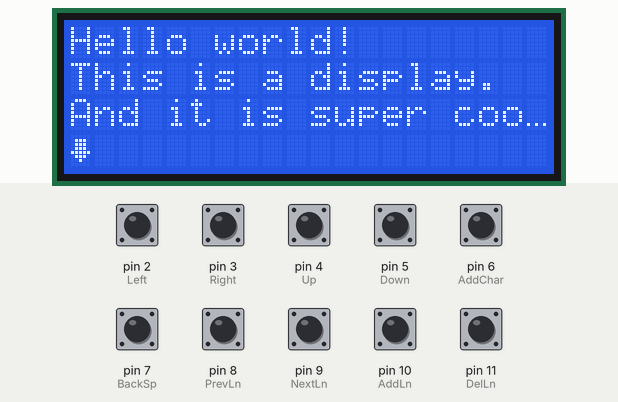
A sketch run on a simulated Arduino Uno, built with avr-gcc and run on an emulated ATmega328P. Parts: 20×4 character LCD. Inputs (shaded band) come from the test bench; at power-on: pin 2 (Left), pin 3 (Right), pin 4 (Up), pin 5 (Down), pin 6 (AddChar), pin 7 (BackSp), pin 8 (PrevLn), pin 9 (NextLn), pin 10 (AddLn), pin 11 (DelLn) HIGH. What the sketch prints to the serial monitor is not drawn.

Above: at 1.3 s.
1.4 s: pin 4 (Up) pulled LOW for 1 s
At 3.4 s:
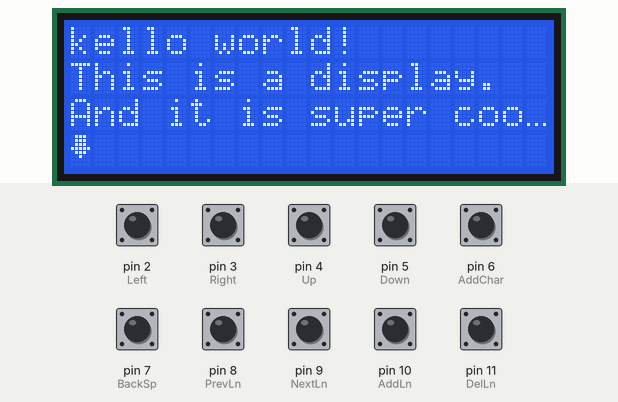
3.9 s: pin 8 (PrevLn) pulled LOW for 1 s
At 5.8 s:
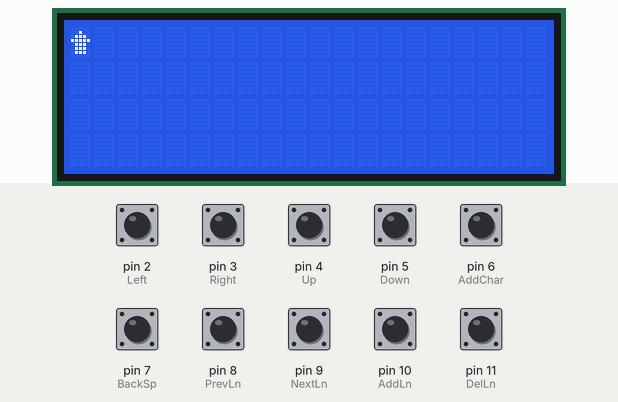
6.4 s: pin 9 (NextLn) pulled LOW for 0.15 s
At 7.4 s:
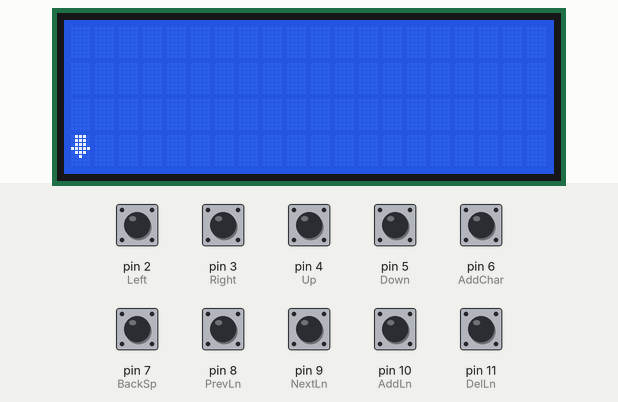
9.5 s: pin 6 (AddChar) pulled LOW for 1 s
At 10.77 s:
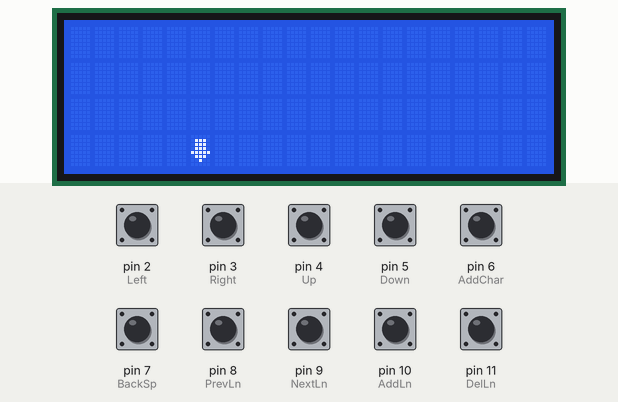
12.0 s: pin 2 (Left) pulled LOW for 0.15 s
At 13.0 s:
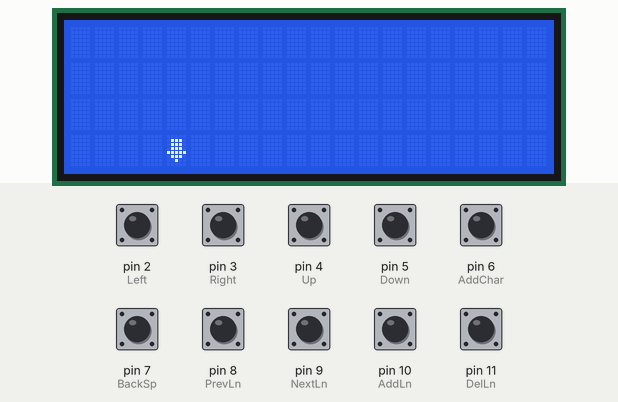
13.6 s: pin 3 (Right) pulled LOW for 1 s
Timing chart, 0 to 16.6 s (numbered marks = the images above; inputs shaded):
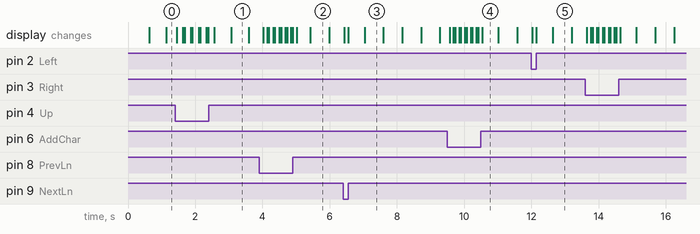

The sketch:

Editable_20x4_I2C_Display.ino
```cpp
#include <Wire.h> //<SoftwareWire.h>
#include <hd44780.h>                       // main hd44780 header
#include <hd44780ioClass/hd44780_I2Cexp.h> // i2c expander i/o class header
 //SoftwareWire init(A0, A1);
hd44780_I2Cexp lcd; //(init);

const int Left = 2,
  Right = 3,
  Up = 4,
  Down = 5,
  AddChar = 6,
  BackSp = 7,
  PrevLn = 8,
  NextLn = 9,
  AddLn = 10,
  DelLn = 11; // Initialize inputs

unsigned long lastDebounceTime = 0, lastCursorTime = 0, currentTime = 0;
const unsigned long debounceDelay = 125,
  dispDebounce = 50; // Debounce time in milliseconds

// Define max lines and track current count
const int MAX_LINES = 64;
String text[MAX_LINES] = {
  "Hello world!",
  "This is a display.",
  "And it is super cool!"
}; // Pre-allocate array
String displayedText[3] = {
  text[0],
  text[1],
  text[2]
};
int numLines = 4; // Track actual lines used
String currentLine = text[0], cursorDir = "down";
int cursorIDX[2] = { 0, 0 }, textStart[3] = { 0, 0, 0 }, textEnd[3] = {
  text[0].length(),
  text[1].length(),
  text[2].length()
}, charIndex = 0, lineNum = 0, firstLine = 0, lastLine = 2;
char currentChar = 'a';
bool cursorTouch = true;

byte cursorUpTouch[8] = {
  0b00100,
  0b01110,
  0b11111,
  0b01110,
  0b01110,
  0b01110,
  0b00000,
  0b00000
}; //cursor texture when touching character above it

byte cursorUpNoTouch[8] = {
  0b00000,
  0b00100,
  0b01110,
  0b11111,
  0b01110,
  0b01110,
  0b01110,
  0b00000
}; //cursor texture when NOT touching character above it

byte cursorDownTouch[8] = {
  0b00000,
  0b01110,
  0b01110,
  0b01110,
  0b11111,
  0b01110,
  0b00100,
  0b00000
}; //cursor texture when touching character below it

byte cursorDownNoTouch[8] = {
  0b01110,
  0b01110,
  0b01110,
  0b11111,
  0b01110,
  0b00100,
  0b00000,
  0b00000
}; //cursor texture when NOT touching character below it

byte textCont[8] = {
  0b00000,
  0b00000,
  0b00000,
  0b00000,
  0b00000,
  0b00000,
  0b10101,
  0b00000
}; //...

byte backSlash[8] = {
  0b00000,
  0b10000,
  0b01000,
  0b00100,
  0b00010,
  0b00001,
  0b00000,
  0b00000
}; //handle backslash '\' printing

//ASCII Character dictionary for LCD and String var "text" to use
char ASCII[] = {'a','A','b','B','c','C','d','D','e','E','f','F',
                'g','G','h','H','i','I','j','J','k','K','l','L',
                'm','M','n','N','o','O','p','P','q','Q','r','R',
                's','S','t','T','u','U','v','V','w','W','x','X',
                'y','Y','z','Z','1','2','3','4','5','6','7','8',
                '9','0','!','@','#','$','%','^','&','*','(',')',
                '-','_','=','+','[','{',']','}','\\','|',',','<',
                '.','>','/','?',';',':','\'','"',' '};

// Function to find the index of a character in the ASCII array
int indexOf(char value) {
  for (int i = 0; i < sizeof(ASCII); i++) {
    if (ASCII[i] == value) {
      return i;
    }
  }
  return 0; // Default to first character if not found
}

// Add this function to handle special character display
void lcdPrintStr(String str) {
  for (int i = 0; i < str.length(); i++) {
    if (str.charAt(i) == '\\') { // Our custom backslash character code
      lcd.write(byte(5));
    } else {
      lcd.print(str.charAt(i));
    }
  }
}

void lcdPrintScrn() {
  lcd.clear();

  for (int i = 0; i < min(numLines, 3); i++) {

    int actualLine = firstLine + i;
    String Line = text[actualLine];

    int pStart = constrain(textStart[actualLine], 0, Line.length());
    int pEnd = constrain(pStart + 20, pStart, Line.length());

    lcd.setCursor(0, i);
    lcdPrintStr(Line.substring(pStart, pEnd));

    // LEFT ellipsis
    if (pStart > 0) {
      lcd.setCursor(0, i);
      lcd.write(byte(4));
    }

    // RIGHT ellipsis
    if (pEnd < Line.length()) {
      lcd.setCursor(19, i);
      lcd.write(byte(4));
    }
  }

  int cursorRow = (cursorDir == "down") ? 3 : 0;

  if (cursorDir == "down") {
    cursorRow = 3; // bottom row
  } else {
    cursorRow = 0; // top row
  }

  // Clear cursor row so it doesn't leave artifacts
  lcd.setCursor(0, cursorRow);
  for (int i = 0; i < 20; i++) lcd.print(" ");

  // Draw cursor
  lcd.setCursor(cursorIDX[0], cursorRow);

  if (cursorTouch) {
    lcd.write(byte(cursorDir == "down" ? 2 : 0));
  } else {
    lcd.write(byte(cursorDir == "down" ? 3 : 1));
  }
}

void displayToSerial(String log = "") {
  unsigned int minutes = floor(millis() / 60000);
  int seconds = int(floor(millis() / 1000)) % 60, milliseconds = millis() % 1000;
  /* Serial.print("\033[H\033[2J");  // Clear terminal
  Serial.flush(); */
  for (int i = 0; i < 5; i++) Serial.println(" ");
  if (log != "") {
    Serial.println(log);
  }
  Serial.println("Line Editor Status:");
  Serial.println("Current Time: " + String(minutes) + ":" + String(seconds) + "." + String(milliseconds));
  Serial.println("Line " + String(lineNum) + ": " + currentLine);
  Serial.println("Cursor: [" + String(cursorIDX[0]) + "," + String(cursorIDX[1]) + "]");
  Serial.println("Current Char: " + String(currentChar));
  Serial.println("Line range: [" + String(firstLine) + "," + String(lastLine) + "]");
}

void setup() {
  Wire.begin(); //init.begin();
  Serial.begin(9600);
  int status = lcd.begin(20, 4);

  lcd.createChar(0, cursorUpTouch); //create a new character
  lcd.createChar(1, cursorUpNoTouch); //create a new character
  lcd.createChar(2, cursorDownTouch); //create a new character
  lcd.createChar(3, cursorDownNoTouch); //create a new character
  lcd.createChar(4, textCont); //create a new character
  lcd.createChar(5, backSlash); //create custom backslash

  lcd.begin(20, 4); //LCD is 20 chars long and 4 chars wide
  for (int i = 2; i < 12; i++) {
    pinMode(i, INPUT_PULLUP);
  }
  lineNum = 0;
  currentLine = text[lineNum];
  //cursorIDX = {0,0};
  currentChar = currentLine.charAt(cursorIDX[0]);
  charIndex = indexOf(currentChar);
}

void loop() {
  currentTime = millis();
  lineNum = (lineNum + numLines) % numLines;
  currentLine = text[lineNum];
  currentChar = currentLine.charAt(cursorIDX[0] + textStart[lineNum]);
  if (currentLine.length() > 20) {
    textStart[lineNum] = constrain(textStart[lineNum], 0, currentLine.length() - 16);
    textEnd[lineNum] = textStart[lineNum] + 19;
    cursorIDX[0] = constrain(cursorIDX[0], 0, 19);
  } else {
    textStart[lineNum] = 0;
    textEnd[lineNum] = currentLine.length() - 1;
    cursorIDX[0] = constrain(cursorIDX[0], 0, currentLine.length() - 1);
  }

  // Handle button presses with debounce
  if (currentTime - lastDebounceTime > debounceDelay - dispDebounce) {
    if ((digitalRead(Left) == LOW) || (digitalRead(Right) == LOW) ||
      (digitalRead(Up) == LOW) || (digitalRead(Down) == LOW) ||
      (digitalRead(AddChar) == LOW) || (digitalRead(BackSp) == LOW) ||
      (digitalRead(PrevLn) == LOW) || (digitalRead(NextLn) == LOW) ||
      (digitalRead(AddLn) == LOW) || (digitalRead(DelLn) == LOW)) {
      lastCursorTime = currentTime;
      if ((digitalRead(Left) == LOW) || (digitalRead(Right) == LOW)) {
        cursorTouch = false;
      } else {
        cursorTouch = true;
      }
      if (numLines > 0) currentLine = text[lineNum];
      if (currentLine.length() > 0) {
        Serial.println("Valid.");
        currentChar = currentLine.charAt(cursorIDX[0] + textStart[lineNum]);
        charIndex = indexOf(currentChar);
      }
    }
    lastDebounceTime = currentTime;
    lcd.clear();

    // Move cursor left
    if ((digitalRead(Left) == LOW) && (currentLine.length() > 0)) {
      if (cursorIDX[0] > 0) {
        cursorIDX[0]--;
      } else if (textStart[lineNum] == 0) { //wrap around
        cursorIDX[0] = constrain(cursorIDX[0], currentLine.length() - 1, 19);
        textStart[lineNum] = currentLine.length() - 20;
      } else {
        textStart[lineNum]--;
      }
      displayToSerial("Moving Cursor left.");
    }

    // Move cursor right
    if (((digitalRead(Right) == LOW) && (currentLine.length() > 0)) ||
      ((digitalRead(AddChar) == LOW) && (currentLine.length() > 19))) {
      if ((cursorIDX[0] < 19) && (cursorIDX[0] < currentLine.length() - 1)) {
        cursorIDX[0]++;
      } else if (textEnd[lineNum] == currentLine.length() - 1) { //wrap around
        cursorIDX[0] = 0;
        textStart[lineNum] = 0;
      } else {
        textStart[lineNum]++;
      }
      displayToSerial("Moving Cursor right.");
    }

    // Change character (up)
    if (digitalRead(Up) == LOW) {
      charIndex = (charIndex + 1) % sizeof(ASCII);
      currentLine.setCharAt(cursorIDX[0] + textStart[lineNum], ASCII[charIndex]);
      text[lineNum] = currentLine;
      displayToSerial("Changing char at Cursor up.");
    }

    // Change character (down)
    if (digitalRead(Down) == LOW) {
      charIndex = (charIndex - 1 + sizeof(ASCII)) % sizeof(ASCII);
      currentLine.setCharAt(cursorIDX[0] + textStart[lineNum], ASCII[charIndex]);
      text[lineNum] = currentLine;
      displayToSerial("Changing char at Cursor down.");
    }

    //Add character to end
    if (digitalRead(AddChar) == LOW) {
      currentLine = currentLine + " ";
      if (currentLine.length() > 20) {
        textStart[lineNum] = currentLine.length() - 19;
        cursorIDX[0] = 19;
      }
      cursorIDX[0] = constrain(cursorIDX[0], currentLine.length() - 1, 19);
      textStart[lineNum] = constrain(textStart[lineNum], 0, currentLine.length() - 20);
      text[lineNum] = currentLine;
      displayToSerial("Adding char to end.");
    }

    //Remove character at cursor
    if (digitalRead(BackSp) == LOW) {
      if (currentLine.length() > 0) {
        if (cursorIDX[0] + textStart[lineNum] == 0) {
          currentLine = currentLine.substring(1, currentLine.length());
        } else if (cursorIDX[0] + textStart[lineNum] == currentLine.length() - 1) {
          currentLine = currentLine.substring(0, currentLine.length() - 1);
          cursorIDX[0] = constrain(cursorIDX[0], currentLine.length() - 1, 19);
          if (currentLine.length() > 20) {
            textStart[lineNum]--;
            cursorIDX[0] = 19;
          }
        } else {
          currentLine = currentLine.substring(0, cursorIDX[0] + textStart[lineNum]) +
            currentLine.substring(cursorIDX[0] + textStart[lineNum] + 1, currentLine.length());
        }
      }
      if (currentLine.length() < 2) {
        textStart[lineNum] = 0;
      }
      text[lineNum] = currentLine;
      displayToSerial("Removing char at Cursor.");
    }

    //Previous line; Move cursor up
    if ((digitalRead(PrevLn) == LOW) && (numLines > 0)) {
      cursorDir = "up";
      lineNum = (lineNum - 1 + numLines) % numLines;
      currentLine = text[lineNum];
      if (cursorIDX[1] + firstLine > 0) {
        cursorIDX[1]--;
      } else if (firstLine == 0) { //wrap around
        cursorIDX[1] = constrain(cursorIDX[1], 0, 3);
        firstLine = sizeof(text) - 3;
      } else {
        firstLine--;
        lastLine--;
      }
      displayToSerial("Moving Cursor up.");
    }

    //Next line; Move cursor down
    if ((digitalRead(NextLn) == LOW) && (numLines > 0)) {
      cursorDir = "down";

      lineNum = (lineNum + 1) % numLines;
      currentLine = text[lineNum];
      cursorIDX[1]++;
      if (cursorIDX[1] > 2 || cursorIDX[1] >= numLines) {
        cursorIDX[1] = 0;
        firstLine = 0;
        lastLine = min(2, numLines - 1);
      }

      cursorIDX[0] = 0;
      textStart[lineNum] = 0;
      displayToSerial("Moving Cursor down.");
    }

    //Add new line
    if (digitalRead(AddLn) == LOW) {
      if (numLines < MAX_LINES) {
        // Shift all lines after current position
        for (int i = numLines; i > lineNum + 1; i--) {
          text[i] = text[i - 1];
        }
        text[lineNum + 1] = " "; // Create empty line
        numLines++;
        lineNum++; // Move to new line
        currentLine = text[lineNum];
        cursorIDX[0] = 0;
        textStart[lineNum] = 0;
        displayToSerial("Adding new line.");
      }
    }
    //Delete current line
    if (digitalRead(DelLn) == LOW) {
      if (numLines < MAX_LINES && numLines > 0) {
        // Shift all lines after current position
        for (int i = lineNum; i < numLines - 1; i++) {
          text[i] = text[i + 1];
        }
        numLines--;
        lineNum = constrain(lineNum, 0, numLines - 1);
        currentLine = text[lineNum];
        cursorIDX[0] = 0;
        textStart[lineNum] = 0;
        displayToSerial("Deleting current line.");
      }
    }

    lastDebounceTime = currentTime;
  }
  if (currentTime - lastCursorTime > 500) {
    cursorTouch = !cursorTouch;
    lastCursorTime = currentTime;
  }
  lcdPrintScrn();
  delay(dispDebounce); // Small delay to prevent display flickering
}
```

Measured:
- after the input at 1.4 s, the display: first changes after 0.05 s (image 1 shows a later state)
- after the input at 3.9 s, the display: first changes after 0.12 s (image 2 shows a later state)
- after the input at 12.0 s, the display: first changes at once (image 5 shows a later state)
